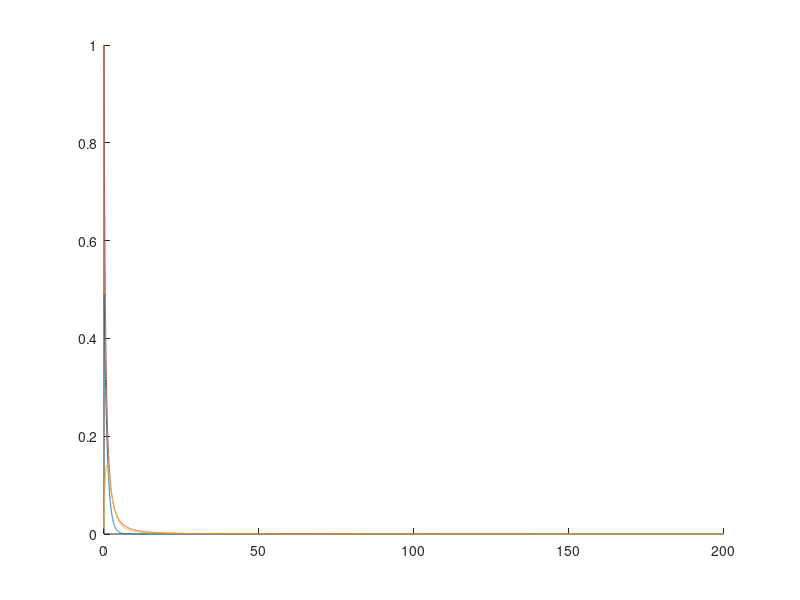

Reproduce this figure in MATLAB.
close all
clear all
clc

%% 
dx = 0.02;
L = 200;
xgrid = (0:dx:L)';

h = @(x) (x+1).^(-2);


d = @(x) exp(-1*x)/2;

h_grid = h(xgrid);
d_grid = d(xgrid(2:end));
H = tril(toeplitz((h_grid(1:end-1) + h_grid(2:end))/2));


Hd = H*d_grid*dx;

figure;hold on;
plot(xgrid(2:end), d_grid);
plot(xgrid, h_grid);
plot(xgrid(2:end), Hd);

error = sum(Hd.^2)*dx
d_norm = sum(d_grid.^2)*dx
h_norm = sum(h_grid.^2)*dx

d_norm*h_norm